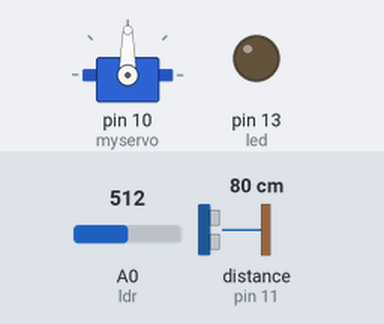
Simulated run of this sketch. Board: Arduino Uno, built with avr-gcc and run on an emulated ATmega328P. Parts: servo, output pins drawn as LEDs (lit = HIGH). Inputs (shaded band) come from the test bench; at power-on: A0 (ldr) = 512, distance to the obstacle (sensor on pin 11) 80 cm. The echo pulse lasts 58.3 µs per cm; pins used as bus, display or sensor lines are not drawn; what the sketch prints to the serial monitor is not drawn.

Above: at 1.2 s.
1.3 s: A0 (ldr) set to 313
4.3 s: A0 (ldr) set to 293
At 4.48 s:
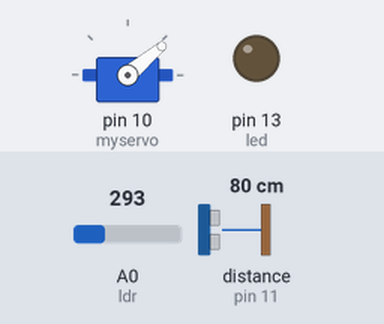
At 5.8 s:
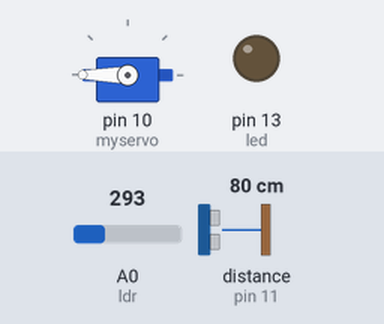
Timing chart, 0 to 7.3 s (numbered marks = the images above; inputs shaded):
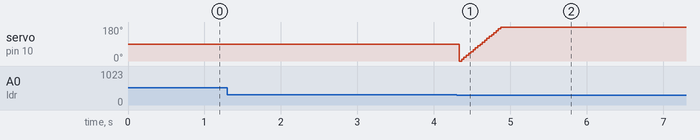

The sketch:

aeduino_project.ino
```cpp
#include <Servo.h>
int led=13;
int ldr=A0;
int sensorvalue=0;
Servo myservo;
int daytime=0;
int pos=0 ;
int trigPin =12;
int echoPin = 11;
void setup()
{
  Serial.begin(9600);
  pinMode(led,OUTPUT);
  pinMode(ldr,INPUT);
  pinMode(trigPin,OUTPUT);
  pinMode(echoPin,INPUT);

  myservo.attach(10);

}

void loop()
{
  long duration, distance;
  daytime=analogRead(ldr);
  if(daytime<=300)
  {
    digitalWrite(trigPin, LOW);
    delayMicroseconds(2);
    digitalWrite(trigPin, HIGH);
    delayMicroseconds(10);
    digitalWrite(trigPin, LOW);
    duration = pulseIn(echoPin, HIGH);
    distance = (duration/2) / 29.1;

    if (distance < 25)
    {
      digitalWrite(led,HIGH);
      Serial.println("some one is in the room");
    }
    else
    {
       digitalWrite(led,LOW);
       Serial.println("no one is in the room");


    }

    if(pos==0)
    {
    for (pos = 0; pos <=180; pos += 5)
    {
        myservo.write(pos);
        delay(15);
    }
    }
    if(pos==180)
    {
    for(pos=180;pos>=0;pos-=5)
    {
      myservo.write(pos);
        delay(15);
    }
    }

  }
  else
  {
    digitalWrite(led,LOW);
    Serial.println("no one is in the room");


  }


}
```

Measured:
- the behaviour switches between 301 and 300 on A0 (ldr) (found by bisection; images 0 and 1)
- after the input at 1.3 s, every drawn part: stays the same
